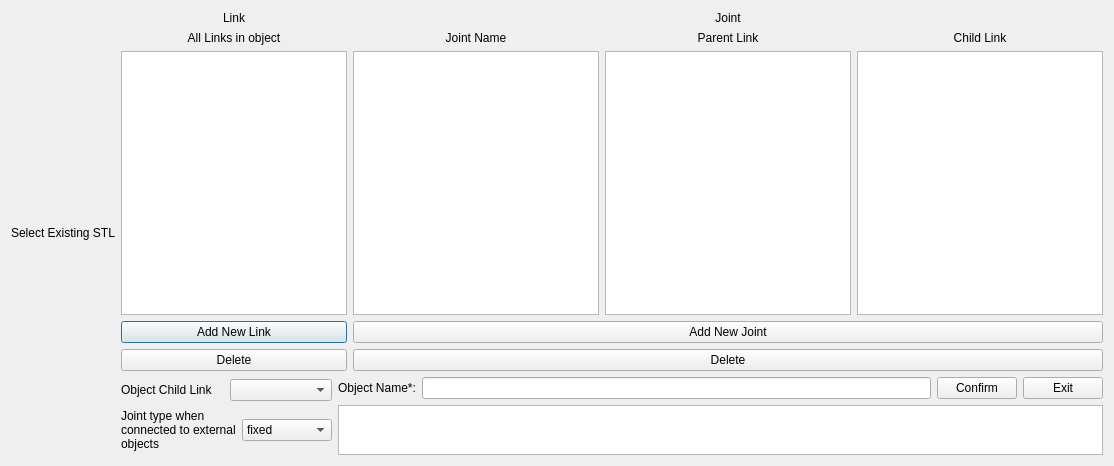
<?xml version="1.0" encoding="UTF-8"?>
<ui version="4.0">
 <class>AddObject</class>
 <widget class="QDialog" name="AddObject">
  <property name="geometry">
   <rect>
    <x>0</x>
    <y>0</y>
    <width>1114</width>
    <height>466</height>
   </rect>
  </property>
  <property name="windowTitle">
   <string>Add Object</string>
  </property>
  <layout class="QHBoxLayout" name="horizontalLayout_9">
   <item>
    <widget class="QLabel" name="asset_picker_hint">
     <property name="text">
      <string>Select Existing STL</string>
     </property>
    </widget>
   </item>
   <item>
    <layout class="QVBoxLayout" name="verticalLayout_10">
     <item>
      <layout class="QHBoxLayout" name="horizontalLayout_4">
       <item>
        <layout class="QVBoxLayout" name="verticalLayout_7">
         <item>
          <widget class="QLabel" name="label_2">
           <property name="text">
            <string>Link</string>
           </property>
           <property name="alignment">
            <set>Qt::AlignCenter</set>
           </property>
          </widget>
         </item>
         <item>
          <layout class="QVBoxLayout" name="verticalLayout_2">
           <item>
            <widget class="QLabel" name="label">
             <property name="text">
              <string>All Links in object</string>
             </property>
             <property name="alignment">
              <set>Qt::AlignCenter</set>
             </property>
            </widget>
           </item>
           <item>
            <widget class="QListWidget" name="link_list"/>
           </item>
           <item>
            <layout class="QVBoxLayout" name="verticalLayout">
             <item>
              <widget class="QPushButton" name="AddLink">
               <property name="text">
                <string>Add New Link</string>
               </property>
              </widget>
             </item>
             <item>
              <widget class="QPushButton" name="delete_link">
               <property name="text">
                <string>Delete</string>
               </property>
              </widget>
             </item>
            </layout>
           </item>
          </layout>
         </item>
        </layout>
       </item>
       <item>
        <layout class="QVBoxLayout" name="verticalLayout_6">
         <item>
          <widget class="QLabel" name="label_3">
           <property name="text">
            <string>Joint</string>
           </property>
           <property name="alignment">
            <set>Qt::AlignCenter</set>
           </property>
          </widget>
         </item>
         <item>
          <layout class="QVBoxLayout" name="verticalLayout_5">
           <item>
            <layout class="QHBoxLayout" name="horizontalLayout_3">
             <item>
              <widget class="QLabel" name="joint_name_label">
               <property name="text">
                <string>Joint Name</string>
               </property>
               <property name="alignment">
                <set>Qt::AlignCenter</set>
               </property>
              </widget>
             </item>
             <item>
              <widget class="QLabel" name="parent_name_label">
               <property name="text">
                <string>Parent Link</string>
               </property>
               <property name="alignment">
                <set>Qt::AlignCenter</set>
               </property>
              </widget>
             </item>
             <item>
              <widget class="QLabel" name="child_link_label">
               <property name="text">
                <string>Child Link</string>
               </property>
               <property name="alignment">
                <set>Qt::AlignCenter</set>
               </property>
              </widget>
             </item>
            </layout>
           </item>
           <item>
            <layout class="QVBoxLayout" name="verticalLayout_4">
             <item>
              <layout class="QHBoxLayout" name="horizontalLayout_2">
               <item>
                <widget class="QListWidget" name="joint_list"/>
               </item>
               <item>
                <widget class="QListWidget" name="parent_list"/>
               </item>
               <item>
                <widget class="QListWidget" name="child_list"/>
               </item>
              </layout>
             </item>
             <item>
              <layout class="QVBoxLayout" name="verticalLayout_3">
               <item>
                <widget class="QPushButton" name="AddJoint">
                 <property name="text">
                  <string>Add New Joint</string>
                 </property>
                </widget>
               </item>
               <item>
                <widget class="QPushButton" name="DeleteJoint">
                 <property name="text">
                  <string>Delete</string>
                 </property>
                </widget>
               </item>
              </layout>
             </item>
            </layout>
           </item>
          </layout>
         </item>
        </layout>
       </item>
      </layout>
     </item>
     <item>
      <layout class="QHBoxLayout" name="horizontalLayout_8">
       <item>
        <layout class="QVBoxLayout" name="verticalLayout_8">
         <item>
          <layout class="QHBoxLayout" name="horizontalLayout">
           <item>
            <widget class="QLabel" name="object_child_link_label">
             <property name="text">
              <string>Object Child Link </string>
             </property>
            </widget>
           </item>
           <item>
            <widget class="QComboBox" name="available_links"/>
           </item>
          </layout>
         </item>
         <item>
          <layout class="QHBoxLayout" name="horizontalLayout_7">
           <item>
            <widget class="QLabel" name="ext_joint_type_label">
             <property name="text">
              <string>Joint type when connected to external objects</string>
             </property>
             <property name="wordWrap">
              <bool>true</bool>
             </property>
            </widget>
           </item>
           <item>
            <widget class="QComboBox" name="ext_joint_type">
             <item>
              <property name="text">
               <string>fixed</string>
              </property>
             </item>
             <item>
              <property name="text">
               <string>revolute</string>
              </property>
             </item>
             <item>
              <property name="text">
               <string>continuous</string>
              </property>
             </item>
             <item>
              <property name="text">
               <string>prismatic</string>
              </property>
             </item>
             <item>
              <property name="text">
               <string>floating</string>
              </property>
             </item>
             <item>
              <property name="text">
               <string>planar</string>
              </property>
             </item>
            </widget>
           </item>
          </layout>
         </item>
        </layout>
       </item>
       <item>
        <layout class="QVBoxLayout" name="verticalLayout_9">
         <item>
          <layout class="QHBoxLayout" name="horizontalLayout_6">
           <item>
            <layout class="QHBoxLayout" name="horizontalLayout_5">
             <item>
              <widget class="QLabel" name="label_4">
               <property name="text">
                <string>Object Name*:</string>
               </property>
              </widget>
             </item>
             <item>
              <widget class="QLineEdit" name="lineEdit"/>
             </item>
            </layout>
           </item>
           <item>
            <widget class="QPushButton" name="pushButton">
             <property name="text">
              <string>Confirm</string>
             </property>
            </widget>
           </item>
           <item>
            <widget class="QPushButton" name="pushButton_2">
             <property name="text">
              <string>Exit</string>
             </property>
            </widget>
           </item>
          </layout>
         </item>
         <item>
          <widget class="QTextBrowser" name="error_check">
           <property name="maximumSize">
            <size>
             <width>16777215</width>
             <height>50</height>
            </size>
           </property>
          </widget>
         </item>
        </layout>
       </item>
      </layout>
     </item>
    </layout>
   </item>
  </layout>
 </widget>
 <resources/>
 <connections/>
</ui>
